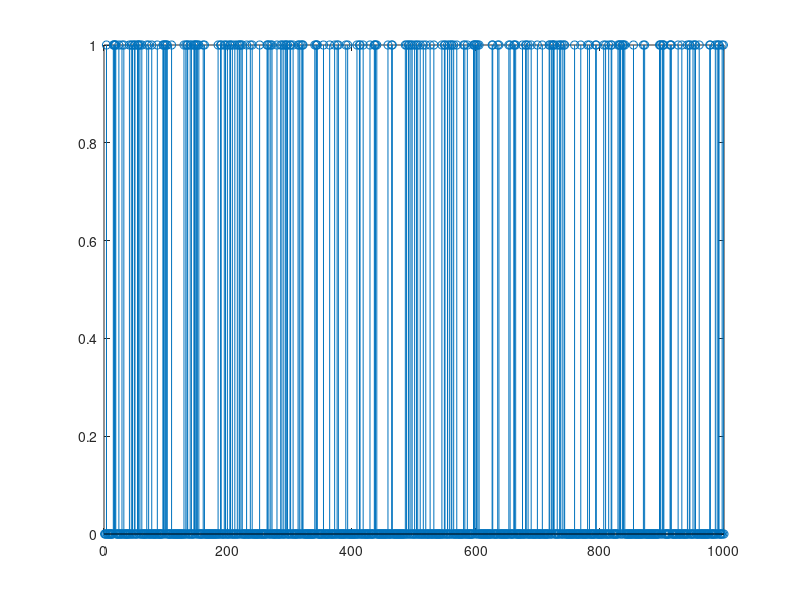

MATLAB code for this plot:
clear all; 
close all; 
clc ;
N=1000 ; %nb bits
 
p=0.2 ; %proba de succes (1)
figure
x = rand (1,N) >= 1-p ; stem (x) %ou <p

Nb1=sum(x);
p_exp =Nb1/N
